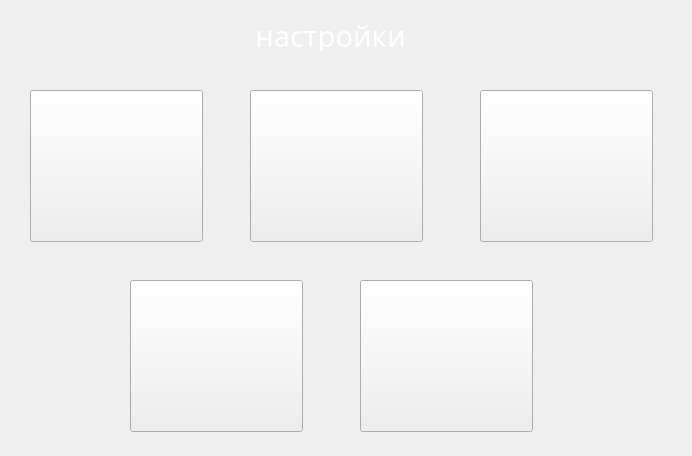
<?xml version="1.0" encoding="UTF-8"?>
<ui version="4.0">
 <class>MapSettings</class>
 <widget class="QWidget" name="MapSettings">
  <property name="windowModality">
   <enum>Qt::NonModal</enum>
  </property>
  <property name="geometry">
   <rect>
    <x>0</x>
    <y>0</y>
    <width>692</width>
    <height>456</height>
   </rect>
  </property>
  <property name="minimumSize">
   <size>
    <width>692</width>
    <height>456</height>
   </size>
  </property>
  <property name="maximumSize">
   <size>
    <width>692</width>
    <height>456</height>
   </size>
  </property>
  <property name="windowTitle">
   <string>Палетка</string>
  </property>
  <property name="styleSheet">
   <string notr="true"/>
  </property>
  <widget class="QWidget" name="widget" native="true">
   <property name="geometry">
    <rect>
     <x>0</x>
     <y>0</y>
     <width>692</width>
     <height>456</height>
    </rect>
   </property>
   <property name="minimumSize">
    <size>
     <width>692</width>
     <height>456</height>
    </size>
   </property>
   <property name="maximumSize">
    <size>
     <width>692</width>
     <height>456</height>
    </size>
   </property>
   <property name="styleSheet">
    <string notr="true">#widget
{
	border-image: url(:/Pyramid/fon_next_menu.png);
}</string>
   </property>
   <widget class="QPushButton" name="trackSettings">
    <property name="geometry">
     <rect>
      <x>30</x>
      <y>90</y>
      <width>173</width>
      <height>152</height>
     </rect>
    </property>
    <property name="minimumSize">
     <size>
      <width>173</width>
      <height>152</height>
     </size>
    </property>
    <property name="maximumSize">
     <size>
      <width>173</width>
      <height>152</height>
     </size>
    </property>
    <property name="styleSheet">
     <string notr="true"> QPushButton:hover:pressed {
    padding-right: 15px; /* make room for the arrows */
	border-image: url(:/Pyramid/nastr_treka_n.png);
     border-width: 3;}
 
QPushButton{
     padding-right: 15px; /* make room for the arrows */
	border-image: url(:/Pyramid/nastr_treka.png);
     border-width: 3;}

 QPushButton:hover {
    padding-right: 15px; /* make room for the arrows */
	border-image: url(:/Pyramid/nastr_treka.png);;
     border-width: 3;}</string>
    </property>
    <property name="text">
     <string/>
    </property>
    <property name="flat">
     <bool>false</bool>
    </property>
   </widget>
   <widget class="QPushButton" name="searchGps">
    <property name="geometry">
     <rect>
      <x>250</x>
      <y>90</y>
      <width>173</width>
      <height>152</height>
     </rect>
    </property>
    <property name="minimumSize">
     <size>
      <width>173</width>
      <height>152</height>
     </size>
    </property>
    <property name="maximumSize">
     <size>
      <width>173</width>
      <height>152</height>
     </size>
    </property>
    <property name="styleSheet">
     <string notr="true"> QPushButton:hover:pressed {
    padding-right: 15px; /* make room for the arrows */
	border-image: url(:/Pyramid/gps_n.png);
     border-width: 3;}
 
QPushButton{
     padding-right: 15px; /* make room for the arrows */
	border-image: url(:/Pyramid/gps.png);
     border-width: 3;}

 QPushButton:hover {
    padding-right: 15px; /* make room for the arrows */
	border-image: url(:/Pyramid/gps.png);;
     border-width: 3;}</string>
    </property>
    <property name="text">
     <string/>
    </property>
    <property name="flat">
     <bool>false</bool>
    </property>
   </widget>
   <widget class="QPushButton" name="kmMetr">
    <property name="geometry">
     <rect>
      <x>480</x>
      <y>90</y>
      <width>173</width>
      <height>152</height>
     </rect>
    </property>
    <property name="minimumSize">
     <size>
      <width>173</width>
      <height>152</height>
     </size>
    </property>
    <property name="maximumSize">
     <size>
      <width>173</width>
      <height>152</height>
     </size>
    </property>
    <property name="styleSheet">
     <string notr="true"> QPushButton:hover:pressed {
    padding-right: 15px; /* make room for the arrows */
	border-image: url(:/Pyramid/format_sk_n.png);
     border-width: 3;}
 
QPushButton{
     padding-right: 15px; /* make room for the arrows */
	border-image: url(:/Pyramid/format_sk.png);
     border-width: 3;}

 QPushButton:hover {
    padding-right: 15px; /* make room for the arrows */
	border-image: url(:/Pyramid/format_sk.png);;
     border-width: 3;}</string>
    </property>
    <property name="text">
     <string/>
    </property>
    <property name="flat">
     <bool>false</bool>
    </property>
   </widget>
   <widget class="QLabel" name="statusVideo_3">
    <property name="geometry">
     <rect>
      <x>30</x>
      <y>20</y>
      <width>601</width>
      <height>31</height>
     </rect>
    </property>
    <property name="palette">
     <palette>
      <active>
       <colorrole role="WindowText">
        <brush brushstyle="SolidPattern">
         <color alpha="255">
          <red>255</red>
          <green>255</green>
          <blue>255</blue>
         </color>
        </brush>
       </colorrole>
       <colorrole role="Text">
        <brush brushstyle="SolidPattern">
         <color alpha="255">
          <red>255</red>
          <green>255</green>
          <blue>255</blue>
         </color>
        </brush>
       </colorrole>
       <colorrole role="ButtonText">
        <brush brushstyle="SolidPattern">
         <color alpha="255">
          <red>255</red>
          <green>255</green>
          <blue>255</blue>
         </color>
        </brush>
       </colorrole>
      </active>
      <inactive>
       <colorrole role="WindowText">
        <brush brushstyle="SolidPattern">
         <color alpha="255">
          <red>255</red>
          <green>255</green>
          <blue>255</blue>
         </color>
        </brush>
       </colorrole>
       <colorrole role="Text">
        <brush brushstyle="SolidPattern">
         <color alpha="255">
          <red>255</red>
          <green>255</green>
          <blue>255</blue>
         </color>
        </brush>
       </colorrole>
       <colorrole role="ButtonText">
        <brush brushstyle="SolidPattern">
         <color alpha="255">
          <red>255</red>
          <green>255</green>
          <blue>255</blue>
         </color>
        </brush>
       </colorrole>
      </inactive>
      <disabled>
       <colorrole role="WindowText">
        <brush brushstyle="SolidPattern">
         <color alpha="255">
          <red>120</red>
          <green>120</green>
          <blue>120</blue>
         </color>
        </brush>
       </colorrole>
       <colorrole role="Text">
        <brush brushstyle="SolidPattern">
         <color alpha="255">
          <red>120</red>
          <green>120</green>
          <blue>120</blue>
         </color>
        </brush>
       </colorrole>
       <colorrole role="ButtonText">
        <brush brushstyle="SolidPattern">
         <color alpha="255">
          <red>120</red>
          <green>120</green>
          <blue>120</blue>
         </color>
        </brush>
       </colorrole>
      </disabled>
     </palette>
    </property>
    <property name="font">
     <font>
      <family>Trebuchet MS</family>
      <pointsize>22</pointsize>
      <stylestrategy>PreferDefault</stylestrategy>
     </font>
    </property>
    <property name="text">
     <string>настройки</string>
    </property>
    <property name="alignment">
     <set>Qt::AlignCenter</set>
    </property>
   </widget>
   <widget class="QPushButton" name="deviceManager">
    <property name="geometry">
     <rect>
      <x>130</x>
      <y>280</y>
      <width>173</width>
      <height>152</height>
     </rect>
    </property>
    <property name="minimumSize">
     <size>
      <width>173</width>
      <height>152</height>
     </size>
    </property>
    <property name="maximumSize">
     <size>
      <width>173</width>
      <height>152</height>
     </size>
    </property>
    <property name="styleSheet">
     <string notr="true"> QPushButton:hover:pressed {
    padding-right: 15px; /* make room for the arrows */
	border-image: url(:/Pyramid/upravlenie_ustr_n.png);
     border-width: 3;}
 
QPushButton{
     padding-right: 15px; /* make room for the arrows */
	border-image: url(:/Pyramid/upravlenie_ustr.png);
     border-width: 3;}

 QPushButton:hover {
    padding-right: 15px; /* make room for the arrows */
	border-image: url(:/Pyramid/upravlenie_ustr.png);;
     border-width: 3;}</string>
    </property>
    <property name="text">
     <string/>
    </property>
    <property name="flat">
     <bool>false</bool>
    </property>
   </widget>
   <widget class="QPushButton" name="brightness">
    <property name="geometry">
     <rect>
      <x>360</x>
      <y>280</y>
      <width>173</width>
      <height>152</height>
     </rect>
    </property>
    <property name="minimumSize">
     <size>
      <width>173</width>
      <height>152</height>
     </size>
    </property>
    <property name="maximumSize">
     <size>
      <width>173</width>
      <height>152</height>
     </size>
    </property>
    <property name="styleSheet">
     <string notr="true"> QPushButton:hover:pressed {
    padding-right: 15px; /* make room for the arrows */
	border-image: url(:/Pyramid/bright_n.png);
     border-width: 3;}
 
QPushButton{
     padding-right: 15px; /* make room for the arrows */
	border-image: url(:/Pyramid/bright.png);
     border-width: 3;}

 QPushButton:hover {
    padding-right: 15px; /* make room for the arrows */
	border-image: url(:/Pyramid/bright.png);
     border-width: 3;}</string>
    </property>
    <property name="text">
     <string/>
    </property>
    <property name="flat">
     <bool>false</bool>
    </property>
   </widget>
  </widget>
 </widget>
 <resources>
  <include location="../Resources/PyramidWidgets.qrc"/>
 </resources>
 <connections/>
</ui>
